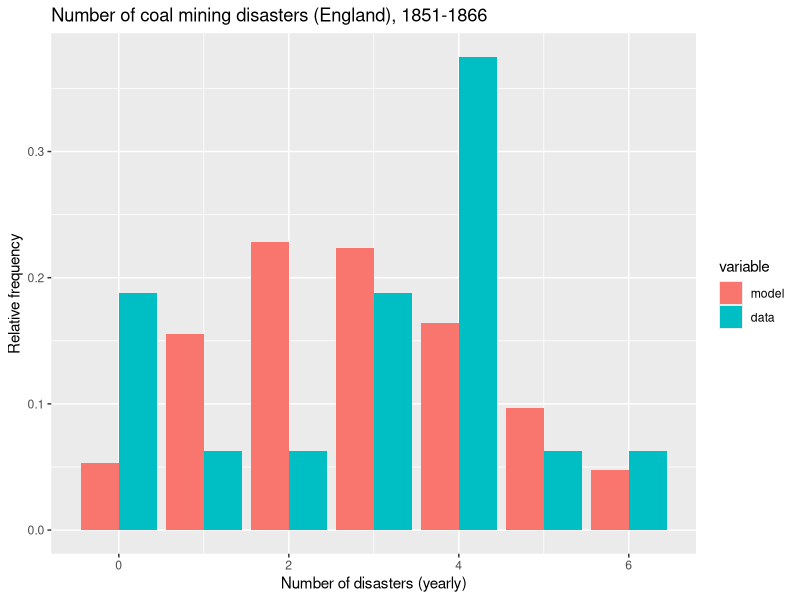

Here is the R script that generated this plot:
require(ggplot2)
require(reshape2)

fdisaster = c(3,1,1,3,6,1,1)
rfdisaster = fdisaster/sum(fdisaster)
number = seq(0,6)
xbar = sum(rfdisaster*number)
fmodel = dpois(number,lambda = xbar)

output = data.frame(model = fmodel, data = rfdisaster)
output = data.frame(x=number,melt(output))

g1 = ggplot(data = output, aes(x=x, y=value, fill = variable))+
  geom_bar(stat = "identity", position = "dodge")+
  xlab("Number of disasters (yearly)")+
  ylab("Relative frequency")+
  ggtitle("Number of coal mining disasters (England), 1851-1866")
